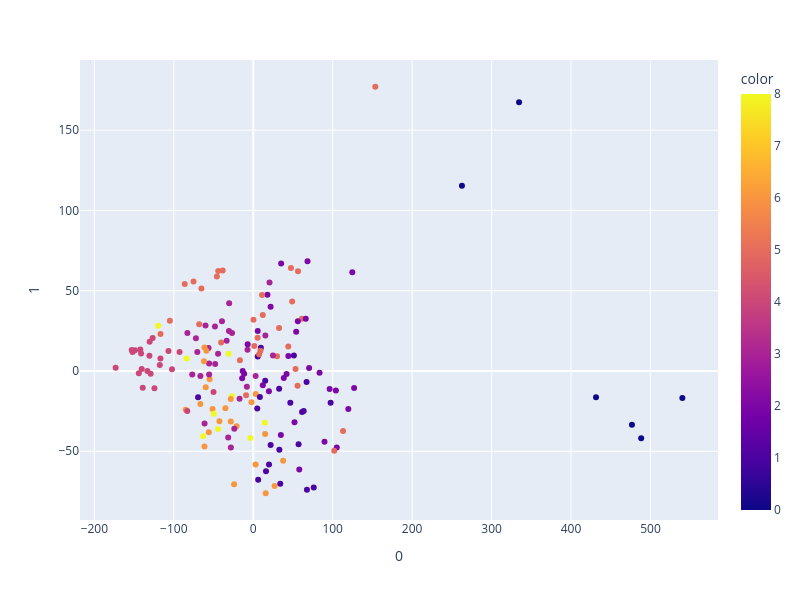

This figure's notebook cell:
### Code cell
import numpy as np
import pandas as pd
from sklearn.decomposition import PCA
from sklearn.preprocessing import StandardScaler
from scipy.stats import f_oneway

# Example Data (Replace with your dataset)
X = np.random.randn(100, 5)  # 100 samples, 5 features (replace with your data)
batch_labels =  covariates_clinical_data_AD_NCI_without_batch_7.Batch.tolist()  # Categorical labels with more than two categories

# Standardize the data
scaler = StandardScaler()
X_scaled = scaler.fit_transform(count_matrix_raw_without_batch_7)

# Perform PCA
pca = PCA(n_components=4)  # You can change the number of components
pca_components = pca.fit_transform(X_scaled)

# Convert batch labels to numeric values for ANOVA
batch_numeric = pd.factorize(batch_labels)[0]

# Perform ANOVA for each PCA component
anova_results = []
for i in range(pca_components.shape[1]):
    groups = [pca_components[batch_numeric == j, i] for j in np.unique(batch_numeric)]
    f_stat, p_value = f_oneway(*groups)
    anova_results.append((i + 1, f_stat, p_value))

# Display ANOVA results
anova_results_df = pd.DataFrame(anova_results, columns=["PCA Component", "F-statistic", "P-value"])
print(anova_results_df)
print(pca.explained_variance_ratio_)
import plotly.express as px
from sklearn.decomposition import PCA

# Assuming count_matrix_raw is the data matrix you are using for PCA
# And m is a categorical variable you want to use for coloring the scatter plot
pca = PCA(n_components=2)

# Fit the PCA and transform the data
X_scaled = scaler.fit_transform(count_matrix_raw_without_batch_7)
components = pca.fit_transform(X_scaled)

# Create the scatter plot with discrete coloring for the categories in m
fig = px.scatter(components, x=0, y=1, color=covariates_clinical_data_AD_NCI_without_batch_7.Batch.tolist() )

# Set custom width and height
fig.update_layout(
    width=800,  # Adjust width as needed
    height=600  # Adjust height as needed
)

# Save the plot to an HTML file
#fig.write_html("pca_batch(filtered_ad_non_ad_mrn_batch_corrected).html")

# Show the plot
fig.show()

### Figure 1 — Plotly figure (JSON) as saved in the notebook; plotly's stock layout.template omitted (floating-point values rounded to 4 significant figures; data arrays with more than 128 entries replaced by an {"elided": "..."} marker saying what was removed)
{"data": [{"hovertemplate": "0=%{x}<br>1=%{y}<br>color=%{marker.color}<extra></extra>", "legendgroup": "", "marker": {"color": {"elided": "170 int values"}, "coloraxis": "coloraxis", "symbol": "circle"}, "mode": "markers", "name": "", "orientation": "v", "showlegend": false, "type": "scatter", "x": {"elided": "170 float values"}, "xaxis": "x", "y": {"elided": "170 float values"}, "yaxis": "y"}], "layout": {"coloraxis": {"colorbar": {"title": {"text": "color"}}, "colorscale": [[0, "#0d0887"], [0.1111, "#46039f"], [0.2222, "#7201a8"], [0.3333, "#9c179e"], [0.4444, "#bd3786"], [0.5556, "#d8576b"], [0.6667, "#ed7953"], [0.7778, "#fb9f3a"], [0.8889, "#fdca26"], [1, "#f0f921"]]}, "height": 600, "legend": {"tracegroupgap": 0}, "margin": {"t": 60}, "width": 800, "xaxis": {"anchor": "y", "autorange": true, "domain": [0, 1], "range": [-218.1, 585.0], "title": {"text": "0"}, "type": "linear"}, "yaxis": {"anchor": "x", "autorange": true, "domain": [0, 1], "range": [-92.82, 193.7], "title": {"text": "1"}, "type": "linear"}}}
